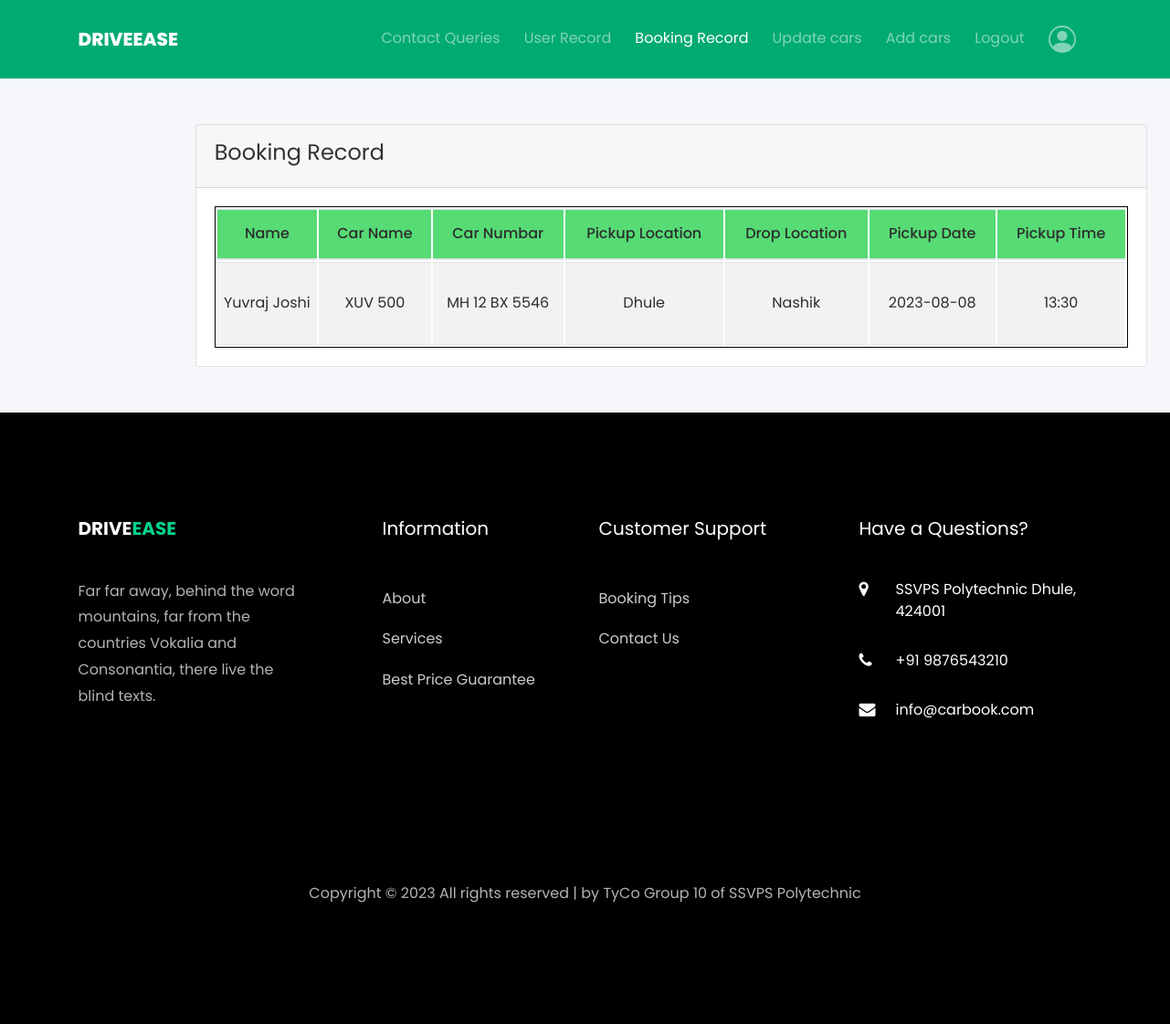
Page /bookrec.php (signed in) on the committed database.
### tables this page shows
CREATE TABLE `book` (
  `id` int(11) NOT NULL,
  `name` varchar(100) NOT NULL,
  `car` varchar(150) NOT NULL,
  `carno` varchar(50) NOT NULL,
  `pick_loc` varchar(200) NOT NULL,
  `drop_loc` varchar(200) NOT NULL,
  `pick_date` varchar(100) NOT NULL,
  `pick_time` varchar(50) NOT NULL
);

### bookrec.php (the view, shortened to what this page needs)
<!DOCTYPE html>
<html lang="en">
<head>
    <link rel="stylesheet" href="css/open-iconic-bootstrap.min.css">
    <link rel="stylesheet" href="css/animate.css">
    <link rel="stylesheet" href="css/owl.carousel.min.css">
    <link rel="stylesheet" href="css/owl.theme.default.min.css">
    <link rel="stylesheet" href="css/magnific-popup.css">
    <link rel="stylesheet" href="css/aos.css">
    <link rel="stylesheet" href="css/ionicons.min.css">
    <link rel="stylesheet" href="css/bootstrap-datepicker.css">
    <link rel="stylesheet" href="css/jquery.timepicker.css">
    <link rel="stylesheet" href="css/flaticon.css">
    <link rel="stylesheet" href="css/icomoon.css">
    <link rel="stylesheet" href="css/style.css">
</head>
<body>
<nav class="navbar navbar-expand-lg navbar-dark ftco_navbar ftco-navbar-dark" id="ftco-navbar"
		style="background-color: #00aa73; padding: 20px;">
		<div class="container">
			<a class="navbar-brand" href="ad_index.html">Drive<span>Ease</span></a>
            <div class="collapse navbar-collapse" id="ftco-nav">
                <ul class="navbar-nav ml-auto">
                    <li class="nav-item" style="padding-right: 10px"><a href="ad_index.php" class="nav-link">Contact Queries</a></li>
                    <li class="nav-item" style="padding-right: 10px"><a href="ad_record.php" class="nav-link">User Record</a></li>
                    <li class="nav-item active" style="padding-right: 10px"><a href="bookrec.php" class="nav-link">Booking Record</a></li>
                    <li class="nav-item" style="padding-right: 10px"><a href="ad_car.php" class="nav-link">Update cars</a></li>
                    <li class="nav-item" style="padding-right: 10px"><a href="add.php" class="nav-link">Add cars</a></li>
                    <?php
                if (!isset($_SESSION['loggedin1']) || $_SESSION['loggedin1'] != true) {
                    echo ' <li class="nav-item" style="padding-right: 10px"><a href="login.php" class="nav-link">Login</a>';
                }
                else{
					echo ' <li class="nav-item" style="padding-right: 10px"><a href="logout.php" class="nav-link">Logout</a>';
					echo  '<li class="nav-item" style="padding-right: 10px"><a href="ad_profile.php" class="nav-link"><svg
								xmlns="http://www.w3.org/2000/svg" width="30" height="30" fill="currentColor"
								class="bi bi-person-circle" viewBox="0 0 16 16">
								<path d="M11 6a3 3 0 1 1-6 0 3 3 0 0 1 6 0z" />
								<path fill-rule="evenodd"
									d="M0 8a8 8 0 1 1 16 0A8 8 0 0 1 0 8zm8-7a7 7 0 0 0-5.468 11.37C3.242 11.226 4.805 10 8 10s4.757 1.225 5.468 2.37A7 7 0 0 0 8 1z" />
							</svg></a></li>';
                }
            ?>
                </ul>
            </div>
        </div>
    </nav>
    <section class="intro">
        <?php
      include "config.php";
      $view = mysqli_query($con,"select * from book") or die (mysqli_error($con));
    ?>
        <div class="bg-image h-100" style="background-color: #f5f7fa" ;>
            <div class="mask d-flex align-items-center h-100">
                <div class="row justify-content-center">
          <div style="margin: 50px ;">
            <div class="row">
                <div class="col-md-12 offset-md-2">
                    <div class="card" >
                        <div class="card-header">
                            <h4>Booking Record</h4>
                        </div>
                        <div class="card-body">
                            <table class ="table table-striped mb-0" style="color: rgb(45, 45, 45); font-style: normal;">
                                <thead style="background-color: #56db75; ">
                                    <tr class="text-center" data-expanded="true">
                                        <th>Name</th>
                                        <th>Car Name</th>
                                        <th>Car Numbar</th>
                                        <th>Pickup Location</th>
                                        <th>Drop Location</th>
                                        <th>Pickup Date</th>
                                        <th>Pickup Time</th>
                                    </tr>
                                </thead>
                                <tbody>
                                    <?php
                                    while ($row = mysqli_fetch_array($view)) {
                                        extract($row); ?>
                                        <tr class="text-center">
                                            <td>
                                                <?php echo $row['name']; ?>
                                            </td>
                                            <td>
                                                <?php echo $row['car']; ?>
                                            </td>
                                            <td>
                                                <?php echo $row['carno']; ?>
                                            </td>
                                            <td>
                                                <?php echo $row['pick_loc']; ?>
                                            </td>
                                            <td>
                                                <?php echo $row['drop_loc']; ?>
                                            </td>
                                            <td>
                                                <?php echo $row['pick_date']; ?>
                                            </td>
                                            <td>
                                                <?php echo $row['pick_time']; ?>
                                            </td>
                                        </tr>
                                    <?php } ?>
                                </tbody>
                            </table>
                        </div>
                    </div>
                </div>
            </div>
        </div>
        </div>
            </div>
        </div>
    </section>
    <footer class="ftco-footer ftco-bg-dark ftco-section">
        <div class="container">
            <div class="row mb-5">
                <div class="col-md">
                    <div class="ftco-footer-widget mb-4">
                        <h2 class="ftco-heading-2"><a href="#" class="logo">Drive<span>Ease</span></a></h2>
                        <p>Far far away, behind the word mountains, far from the countries Vokalia and Consonantia,
                            there live the blind texts.</p>
                        <ul class="ftco-footer-social list-unstyled float-md-left float-lft mt-5">
                        </ul>
                    </div>
                </div>
                <div class="col-md">
                    <div class="ftco-footer-widget mb-4 ml-md-5">
                        <h2 class="ftco-heading-2">Information</h2>
                        <ul class="list-unstyled">
                            <li><a href="about.html" class="py-2 d-block">About</a></li>
                            <li><a href="index.html#services" class="py-2 d-block">Services</a></li>
                            <li><a href="pricing.html" class="py-2 d-block">Best Price Guarantee</a></li>
                        </ul>
                    </div>
                </div>
                <div class="col-md">
                    <div class="ftco-footer-widget mb-4">
                        <h2 class="ftco-heading-2">Customer Support</h2>
                        <ul class="list-unstyled">
                            <li><a href="#" class="py-2 d-block">Booking Tips</a></li>
                            <li><a href="contact.html" class="py-2 d-block">Contact Us</a></li>
                        </ul>
                    </div>
                </div>
                <div class="col-md">
                    <div class="ftco-footer-widget mb-4">
                        <h2 class="ftco-heading-2">Have a Questions?</h2>
                        <div class="block-23 mb-3">
                            <ul>
                                <li><a href="#"><span class="icon icon-map-marker"></span><span class="text">SSVPS
                                            Polytechnic Dhule, 424001</span></li></a>
                                <li><a href="#"><span class="icon icon-phone"></span><span class="text">+91
                                            9876543210</span></a></li>
                                <li><a href="#"><span class="icon icon-envelope"></span><span
                                            class="text">info@carbook.com</span></a>
                                </li>
                            </ul>
                        </div>
                    </div>
                </div>
            </div>
            <div class="row">
                <div class="col-md-12 text-center">
                    <p>
                        Copyright &copy;
                        <script>document.write(new Date().getFullYear());</script> All rights reserved | by TyCo Group
                        10 of SSVPS Polytechnic
                    </p>
                </div>
            </div>
        </div>
    </footer>
</body>
</html>

### css/icomoon.css (style rules this page uses)
[class^="icon-"], [class*=" icon-"] { font-family: 'icomoon' !important; speak: none; font-style: normal; font-weight: normal; font-variant: normal; text-transform: none; line-height: 1; -webkit-font-smoothing: antialiased; -moz-osx-font-smoothing: grayscale; }
.icon-map-marker:before { content: "\f041"; }
.icon-phone:before { content: "\f095"; }
.icon-envelope:before { content: "\f0e0"; }

### rows in the picture
book: name "Yuvraj Joshi", car "XUV 500", carno "MH 12 BX 5546", pick_loc "Dhule", drop_loc "Nashik", pick_date "2023-08-08", pick_time "13:30"
